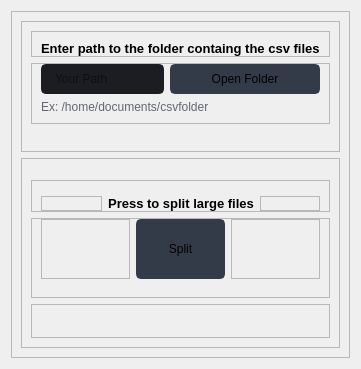
                  <widget class="QWidget" name="page3_LargeFileSplitter">
                   <layout class="QVBoxLayout" name="verticalLayout_24">
                    <item>
                     <widget class="QFrame" name="frame_36">
                      <property name="frameShape">
                       <enum>QFrame::StyledPanel</enum>
                      </property>
                      <property name="frameShadow">
                       <enum>QFrame::Raised</enum>
                      </property>
                      <layout class="QVBoxLayout" name="verticalLayout_23">
                       <item>
                        <widget class="QFrame" name="frame_37">
                         <property name="frameShape">
                          <enum>QFrame::StyledPanel</enum>
                         </property>
                         <property name="frameShadow">
                          <enum>QFrame::Raised</enum>
                         </property>
                         <layout class="QVBoxLayout" name="verticalLayout_21">
                          <property name="bottomMargin">
                           <number>15</number>
                          </property>
                          <item>
                           <widget class="QFrame" name="frame_38">
                            <property name="frameShape">
                             <enum>QFrame::StyledPanel</enum>
                            </property>
                            <property name="frameShadow">
                             <enum>QFrame::Raised</enum>
                            </property>
                            <layout class="QHBoxLayout" name="horizontalLayout_23">
                             <property name="bottomMargin">
                              <number>0</number>
                             </property>
                             <item>
                              <widget class="QLabel" name="labelBoxBlenderInstalation_6">
                               <property name="font">
                                <font>
                                 <family>Segoe UI</family>
                                 <pointsize>10</pointsize>
                                 <weight>75</weight>
                                 <bold>true</bold>
                                </font>
                               </property>
                               <property name="styleSheet">
                                <string notr="true"/>
                               </property>
                               <property name="text">
                                <string>Enter path to the folder containg the csv files</string>
                               </property>
                              </widget>
                             </item>
                            </layout>
                           </widget>
                          </item>
                          <item>
                           <widget class="QFrame" name="frame_39">
                            <property name="frameShape">
                             <enum>QFrame::StyledPanel</enum>
                            </property>
                            <property name="frameShadow">
                             <enum>QFrame::Raised</enum>
                            </property>
                            <layout class="QHBoxLayout" name="horizontalLayout_24">
                             <property name="topMargin">
                              <number>0</number>
                             </property>
                             <item>
                              <layout class="QGridLayout" name="gridLayout_7">
                               <property name="bottomMargin">
                                <number>0</number>
                               </property>
                               <item row="0" column="0">
                                <widget class="QLineEdit" name="LineEditPath_Page3">
                                 <property name="minimumSize">
                                  <size>
                                   <width>0</width>
                                   <height>30</height>
                                  </size>
                                 </property>
                                 <property name="styleSheet">
                                  <string notr="true">QLineEdit {
	background-color: rgb(27, 29, 35);
	border-radius: 5px;
	border: 2px solid rgb(27, 29, 35);
	padding-left: 10px;
}
QLineEdit:hover {
	border: 2px solid rgb(64, 71, 88);
}
QLineEdit:focus {
	border: 2px solid rgb(91, 101, 124);
}</string>
                                 </property>
                                 <property name="placeholderText">
                                  <string>Your Path</string>
                                 </property>
                                </widget>
                               </item>
                               <item row="0" column="1">
                                <widget class="QPushButton" name="BtnBrows_Page3_LargeFileSplitter">
                                 <property name="minimumSize">
                                  <size>
                                   <width>150</width>
                                   <height>30</height>
                                  </size>
                                 </property>
                                 <property name="font">
                                  <font>
                                   <family>Segoe UI</family>
                                   <pointsize>9</pointsize>
                                  </font>
                                 </property>
                                 <property name="styleSheet">
                                  <string notr="true">QPushButton {
	border: 2px solid rgb(52, 59, 72);
	border-radius: 5px;	
	background-color: rgb(52, 59, 72);
}
QPushButton:hover {
	background-color: rgb(57, 65, 80);
	border: 2px solid rgb(61, 70, 86);
}
QPushButton:pressed {	
	background-color: rgb(35, 40, 49);
	border: 2px solid rgb(43, 50, 61);
}</string>
                                 </property>
                                 <property name="text">
                                  <string>Open Folder</string>
                                 </property>
                                 <property name="icon">
                                  <iconset resource="files.qrc">
                                   <normaloff>:/16x16/icons/16x16/cil-folder-open.png</normaloff>:/16x16/icons/16x16/cil-folder-open.png</iconset>
                                 </property>
                                </widget>
                               </item>
                               <item row="1" column="0" colspan="2">
                                <widget class="QLabel" name="labelVersion_8">
                                 <property name="styleSheet">
                                  <string notr="true">color: rgb(98, 103, 111);</string>
                                 </property>
                                 <property name="lineWidth">
                                  <number>1</number>
                                 </property>
                                 <property name="text">
                                  <string>Ex: /home/documents/csvfolder</string>
                                 </property>
                                 <property name="alignment">
                                  <set>Qt::AlignLeading|Qt::AlignLeft|Qt::AlignVCenter</set>
                                 </property>
                                </widget>
                               </item>
                              </layout>
                             </item>
                            </layout>
                           </widget>
                          </item>
                          <item>
                           <widget class="QFrame" name="frame_40">
                            <property name="frameShape">
                             <enum>QFrame::StyledPanel</enum>
                            </property>
                            <property name="frameShadow">
                             <enum>QFrame::Raised</enum>
                            </property>
                           </widget>
                          </item>
                          <item>
                           <widget class="QFrame" name="frame_41">
                            <property name="frameShape">
                             <enum>QFrame::StyledPanel</enum>
                            </property>
                            <property name="frameShadow">
                             <enum>QFrame::Raised</enum>
                            </property>
                           </widget>
                          </item>
                         </layout>
                        </widget>
                       </item>
                       <item>
                        <widget class="QFrame" name="frame_42">
                         <property name="frameShape">
                          <enum>QFrame::StyledPanel</enum>
                         </property>
                         <property name="frameShadow">
                          <enum>QFrame::Raised</enum>
                         </property>
                         <layout class="QVBoxLayout" name="verticalLayout_22">
                          <item>
                           <widget class="QFrame" name="frame_43">
                            <property name="frameShape">
                             <enum>QFrame::StyledPanel</enum>
                            </property>
                            <property name="frameShadow">
                             <enum>QFrame::Raised</enum>
                            </property>
                           </widget>
                          </item>
                          <item>
                           <widget class="QFrame" name="frame_44">
                            <property name="frameShape">
                             <enum>QFrame::StyledPanel</enum>
                            </property>
                            <property name="frameShadow">
                             <enum>QFrame::Raised</enum>
                            </property>
                           </widget>
                          </item>
                          <item>
                           <widget class="QFrame" name="frame_45">
                            <property name="frameShape">
                             <enum>QFrame::StyledPanel</enum>
                            </property>
                            <property name="frameShadow">
                             <enum>QFrame::Raised</enum>
                            </property>
                            <layout class="QHBoxLayout" name="horizontalLayout_25">
                             <property name="topMargin">
                              <number>15</number>
                             </property>
                             <property name="bottomMargin">
                              <number>0</number>
                             </property>
                             <item>
                              <widget class="QFrame" name="frame_46">
                               <property name="frameShape">
                                <enum>QFrame::StyledPanel</enum>
                               </property>
                               <property name="frameShadow">
                                <enum>QFrame::Raised</enum>
                               </property>
                              </widget>
                             </item>
                             <item>
                              <widget class="QLabel" name="labelConvert_Page1_BulkComvert_3">
                               <property name="font">
                                <font>
                                 <family>Segoe UI</family>
                                 <pointsize>10</pointsize>
                                 <weight>75</weight>
                                 <bold>true</bold>
                                </font>
                               </property>
                               <property name="styleSheet">
                                <string notr="true"/>
                               </property>
                               <property name="text">
                                <string>Press to split large files</string>
                               </property>
                               <property name="alignment">
                                <set>Qt::AlignCenter</set>
                               </property>
                              </widget>
                             </item>
                             <item>
                              <widget class="QFrame" name="frame_47">
                               <property name="frameShape">
                                <enum>QFrame::StyledPanel</enum>
                               </property>
                               <property name="frameShadow">
                                <enum>QFrame::Raised</enum>
                               </property>
                              </widget>
                             </item>
                            </layout>
                           </widget>
                          </item>
                          <item>
                           <widget class="QFrame" name="frame_48">
                            <property name="frameShape">
                             <enum>QFrame::StyledPanel</enum>
                            </property>
                            <property name="frameShadow">
                             <enum>QFrame::Raised</enum>
                            </property>
                            <layout class="QHBoxLayout" name="horizontalLayout_26">
                             <property name="topMargin">
                              <number>0</number>
                             </property>
                             <property name="bottomMargin">
                              <number>18</number>
                             </property>
                             <item>
                              <widget class="QFrame" name="frame_49">
                               <property name="frameShape">
                                <enum>QFrame::StyledPanel</enum>
                               </property>
                               <property name="frameShadow">
                                <enum>QFrame::Raised</enum>
                               </property>
                              </widget>
                             </item>
                             <item>
                              <widget class="QPushButton" name="BtnConvert_Page3_LargeFileSplitter">
                               <property name="minimumSize">
                                <size>
                                 <width>60</width>
                                 <height>60</height>
                                </size>
                               </property>
                               <property name="font">
                                <font>
                                 <family>Segoe UI</family>
                                 <pointsize>9</pointsize>
                                </font>
                               </property>
                               <property name="layoutDirection">
                                <enum>Qt::LeftToRight</enum>
                               </property>
                               <property name="autoFillBackground">
                                <bool>false</bool>
                               </property>
                               <property name="styleSheet">
                                <string notr="true">QPushButton {
	border: 2px solid rgb(52, 59, 72);
	border-radius: 5px;	
	background-color: rgb(52, 59, 72);
}
QPushButton:hover {
	background-color: rgb(57, 65, 80);
	border: 2px solid rgb(61, 70, 86);
}
QPushButton:pressed {	
	background-color: rgb(35, 40, 49);
	border: 2px solid rgb(43, 50, 61);
}</string>
                               </property>
                               <property name="text">
                                <string>Split</string>
                               </property>
                               <property name="icon">
                                <iconset>
                                 <normaloff>icons/20x20/cil-paper-plane.png</normaloff>icons/20x20/cil-paper-plane.png</iconset>
                               </property>
                               <property name="checkable">
                                <bool>false</bool>
                               </property>
                              </widget>
                             </item>
                             <item>
                              <widget class="QFrame" name="frame_50">
                               <property name="frameShape">
                                <enum>QFrame::StyledPanel</enum>
                               </property>
                               <property name="frameShadow">
                                <enum>QFrame::Raised</enum>
                               </property>
                              </widget>
                             </item>
                            </layout>
                           </widget>
                          </item>
                          <item>
                           <widget class="QFrame" name="frame_51">
                            <property name="frameShape">
                             <enum>QFrame::StyledPanel</enum>
                            </property>
                            <property name="frameShadow">
                             <enum>QFrame::Raised</enum>
                            </property>
                            <layout class="QHBoxLayout" name="horizontalLayout_27">
                             <item>
                              <widget class="QLabel" name="LabelStatus_Page3_LargeFileSplitter">
                               <property name="styleSheet">
                                <string notr="true">color: rgb(98, 103, 111);</string>
                               </property>
                               <property name="lineWidth">
                                <number>1</number>
                               </property>
                               <property name="text">
                                <string/>
                               </property>
                               <property name="alignment">
                                <set>Qt::AlignCenter</set>
                               </property>
                              </widget>
                             </item>
                            </layout>
                           </widget>
                          </item>
                         </layout>
                        </widget>
                       </item>
                      </layout>
                     </widget>
                    </item>
                   </layout>
                  </widget>
